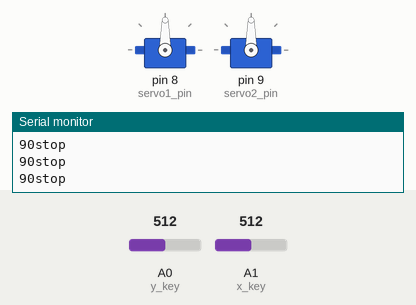
Simulated run of this sketch. Board: Arduino Uno, built with avr-gcc and run on an emulated ATmega328P. Shown: 2 × servo, the last lines printed to the serial monitor. The test bench sets the inputs (shaded band); at power-on: A0 (y_key) = 512, A1 (x_key) = 512.

Above: at 1.2 s.
1.3 s: A0 (y_key) set to 692
2.8 s: A0 (y_key) set to 712
At 2.96 s:
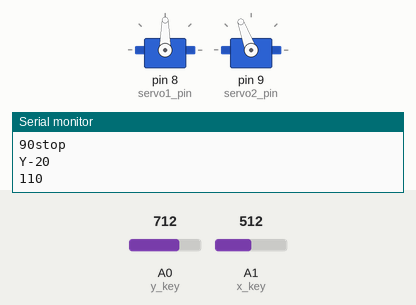
5.8 s: A0 (y_key) set to 290
8.8 s: A0 (y_key) set to 310
At 9.7 s:
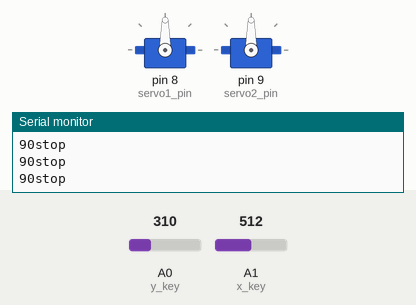
10.3 s: A0 (y_key) set to 170
At 10.59 s:
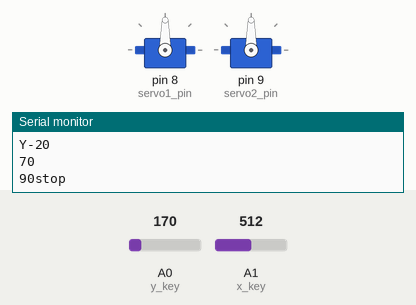
Timing chart, 0 to 14.3 s (numbered marks = the images above; inputs shaded):
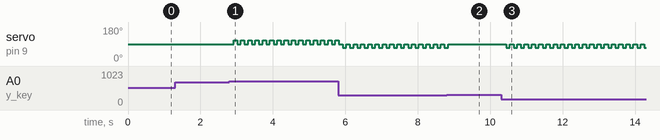

Measured:
- the behaviour switches between 700 and 701 on A0 (y_key) (found by bisection; images 0 and 1)
- after the input at 2.8 s, servo on pin 9 (servo2_pin): alternates 110° for 0.10 s and 90° for 0.10 s, starting after 0.11 s
- after the input at 8.8 s, servo on pin 9 (servo2_pin): goes on until 8.8 s, then stays 90°
- after the input at 10.3 s, servo on pin 9 (servo2_pin): alternates 90° for 0.10 s and 70° for 0.10 s, starting after 0.14 s

The sketch:

scetchyJoyusJoystickServo_feb01c.ino
```cpp
#include<Servo.h>
Servo servo1;
Servo servo2;
int x_key = A1;
int y_key = A0;
int x_pos;
int y_pos;
int servo1_pin = 8;
int servo2_pin = 9;
int initial_position = 90;
int initial_position1 = 90;

void setup() {
  Serial.begin (9600) ;
  servo1.attach (servo1_pin ) ;
  servo2.attach (servo2_pin ) ;
  servo1.write (initial_position);
  servo1.write (initial_position1);
  pinMode (x_key, INPUT) ;
  pinMode (y_key, INPUT) ;
  Serial.write("start");
}

void loop() {
  x_pos = analogRead (x_key) ;
  y_pos = analogRead (y_key) ;
/*
if (300 > x_pos < 700){
  initial_position = 90;
      servo2.write(initial_position);
      Serial.print(initial_position);
      Serial.println();
      delay(100);
}
  if (x_pos < 300) {
    if (initial_position < 10) {
    }
    else
    { initial_position = initial_position - 20;
      servo1.write(initial_position);
      Serial.write("x-20");
      Serial.println();
      Serial.print(initial_position);
      Serial.println();
      delay(100);
      initial_position = initial_position + 20;
      servo2.write(initial_position);
      Serial.print(initial_position);
      Serial.println();
      delay(100);
      }
  }
  if (x_pos > 700) {
    if ( initial_position > 180) {
    }
    else {
      initial_position = initial_position + 20;
      servo1.write ( initial_position ) ;
      Serial.write("x+20");
      Serial.println();
      Serial.print(initial_position);
      Serial.println();
      delay (100) ;
      initial_position = initial_position - 20;
     servo2.write(initial_position);
      Serial.print(initial_position);
      Serial.println();
      delay(100);
    }
  }*/
if (300 > y_pos < 700){
  /*if(initial_position1 == -10){
    }else{*/initial_position1 = 90;
      servo2.write(initial_position1);
      Serial.print(initial_position1);
      Serial.write("stop");
      Serial.println();
      delay(100);

}
  if (y_pos < 300) {
    if (initial_position1 < 10) {
    }
    else {
      initial_position1 = initial_position1 - 20;
      servo2.write(initial_position1);
      Serial.write("Y-20");
      Serial.println();
      Serial.print(initial_position1);
      Serial.println();
      delay(100);
    }
  }
  if (y_pos > 700) {
    if ( initial_position1 > 180) {
    }
    else {
      initial_position1 = initial_position1 + 20;
      servo2.write ( initial_position1 ) ;
      Serial.write("Y-20");
      Serial.println();
      Serial.print(initial_position1);
      Serial.println();
      delay (100) ;
    }
  }
}
```
